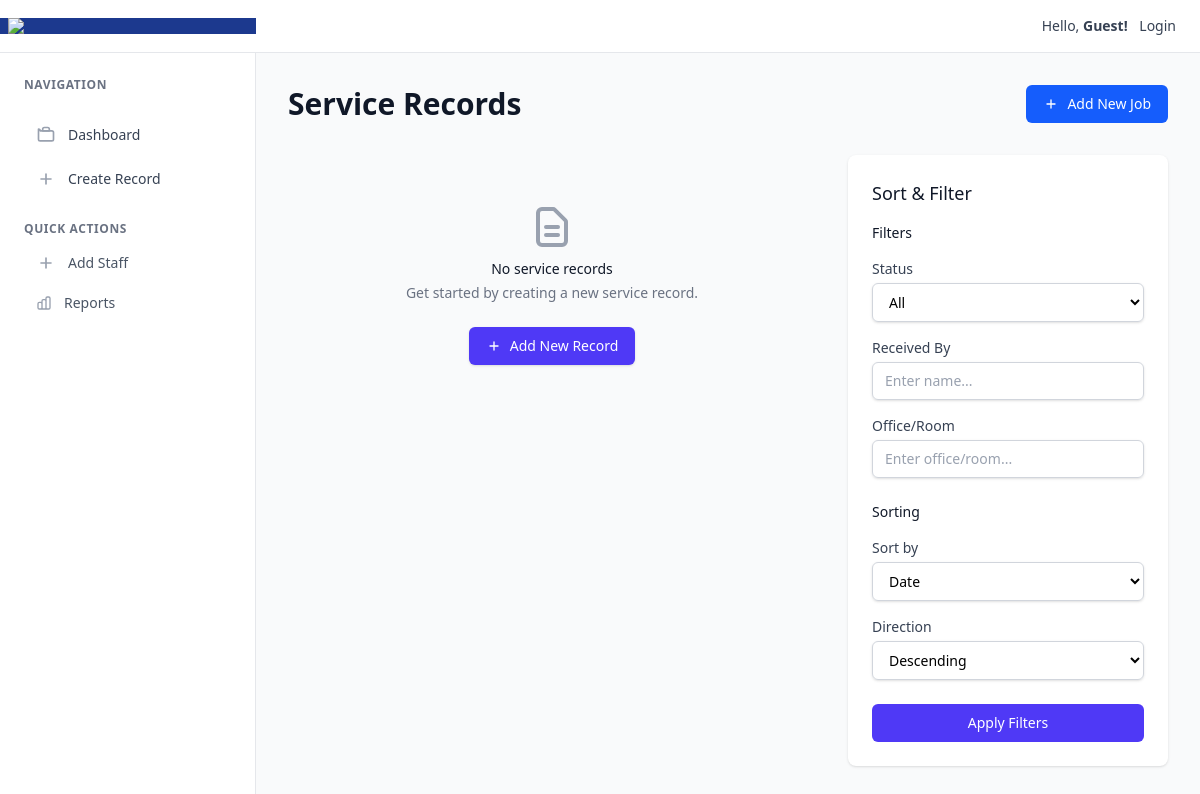
Before: / with the older database file.
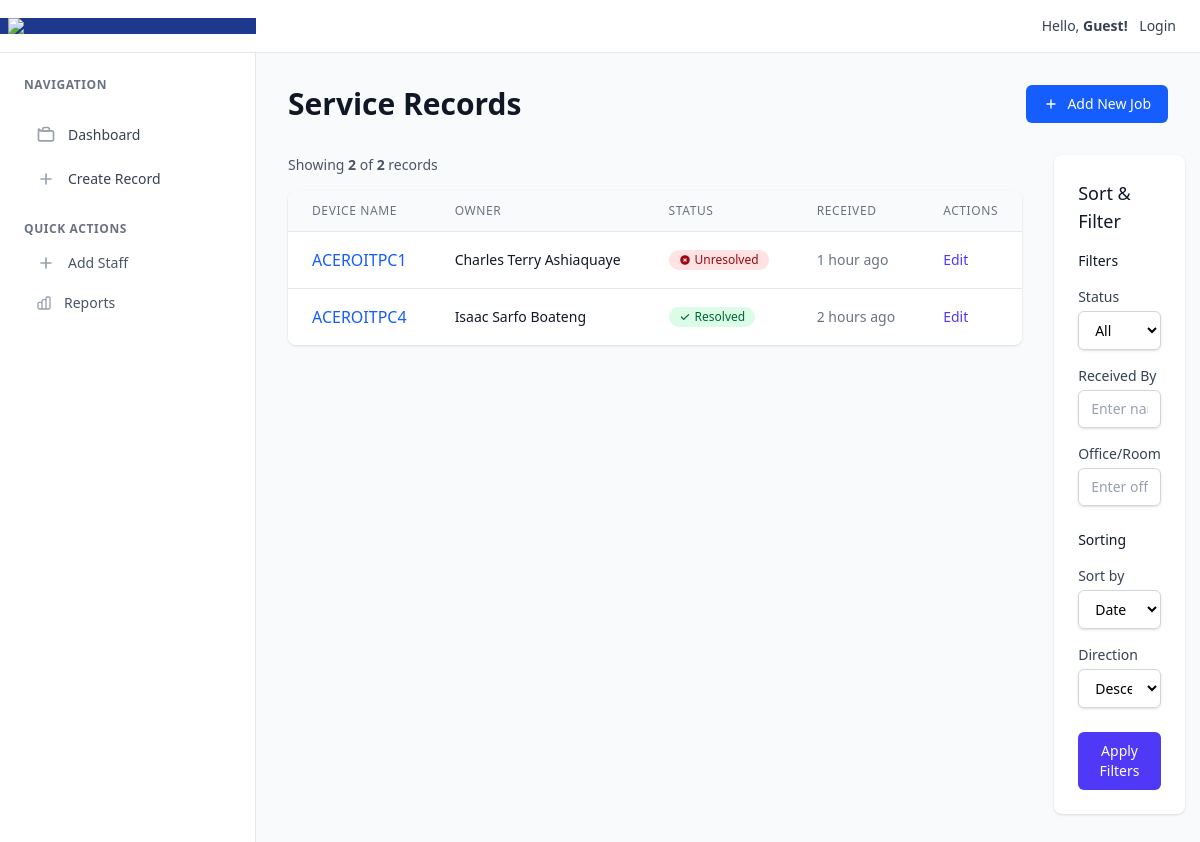
After: the same page with the newer database file.
### service_tracker/models.py (models this page shows, shortened)
class ServiceRecord(models.Model):
    class DeviceType(models.TextChoices):
        AIO = 'aio', 'AIO'
        LAPTOP = 'laptop', 'Laptop'
        SYSTEM_UNIT = 'system unit', 'System Unit'
        MONITOR = 'monitor', 'Monitor'
        OTHER = 'other', 'Other'
    class ProblemType(models.TextChoices):
        NETWORK = 'network', 'Network'
        SOFTWARE = 'software', 'Software'
        HARDWARE = 'hardware', 'Hardware'
        OTHER = 'other', 'Other'
    class District(models.TextChoices):
        ADENTA = 'adenta', 'Adenta'
        LEGON = 'legon', 'Legon'
        TESHIE = 'teshie', 'Teshie'
        MAKOL = 'makola', 'Makola'
        ROMAN_RIDGE = 'roman ridge', 'Roman Ridge'
        DODOWA = 'dodowa', 'Dodowa'
        MAMPONG = 'mampong', 'Mampong'
        KWABENYA = 'kwabenya', 'Kwabenya'
        REGIONAL_OFFICE = 'regional office', 'Regional office'
    requester_name = models.CharField(max_length=100)
    requester_contact = models.CharField(max_length=10)
    device_name = models.CharField(max_length=50)
    device_type = models.CharField(choices=DeviceType.choices, default=DeviceType.SYSTEM_UNIT, max_length=20)
    problem_type = models.CharField(choices=ProblemType.choices , default=ProblemType.SOFTWARE, max_length=10)
    problem_desc = models.TextField(blank=True, null=True)
    district = models.CharField(choices=District.choices, default=District.REGIONAL_OFFICE, max_length=20)
    room_number= models.CharField(max_length=3, blank=True, null=True)
    received_at = models.DateTimeField(auto_now_add=True)
    returned_at = models.DateTimeField(blank=True, null=True)
    received_by = models.ForeignKey(User, on_delete=models.SET_NULL, blank=True, null=True, related_name='received_jobs')
    is_resolved = models.BooleanField(default=False)
    class Meta:
        ordering = ['-received_at']

### service_tracker/views.py (the view)
# urls.py: path('', views.index, name='index'),
def index(request):
    records = ServiceRecord.objects.all()
    status_filter = request.GET.get('status')
    received_by_filter = request.GET.get('received_by')
    office_filter = request.GET.get('office')
    if status_filter:
        if status_filter == 'resolved':
            records = records.filter(is_resolved=True)
        elif status_filter == 'unresolved':
            records = records.filter(is_resolved=False)
    if received_by_filter:
        records = records.filter(received_by__icontains=received_by_filter)
    if office_filter:
        records = records.filter(room_number__icontains=office_filter)
    sort_fields = {
        'received_at': 'Date',
        'requester_name': 'Name',
        'is_resolved': 'Resolved',
        }
    sort = request.GET.get('s', '-received_at')
    direction = request.GET.get('d', 'dsc')
    if sort not in sort_fields:
        sort = 'received_at'
    if direction == 'dsc':
        sort = f'-{sort}'
    records = records.order_by(sort)
    paginator = Paginator(records, per_page=12, allow_empty_first_page=True)
    page_number = request.GET.get('page')
    page_obj = paginator.get_page(page_number)
    custom_range = page_obj.paginator.get_elided_page_range(
        number=page_obj.number,
        on_ends=1
    )
    context = {
        'records': page_obj,
        'custom_range': custom_range,
        'sort_fields': sort_fields,
    }
    return render(request, 'service_tracker/index.html', context)

### service_tracker/templates/service_tracker/index.html (shortened to what this page needs)
{% extends 'base.html' %}
{% load custom_filters %}
{% block content %}
<div class="px-4 sm:px-6 lg:px-8 py-8">
        <div class="mb-8">
            <div class="flex justify-between items-center">
                <h1 class="text-3xl font-bold text-gray-900">Service Records</h1>
                <a href="{% url 'service_tracker:create-job' %}"
                   class="inline-flex items-center px-4 py-2 border border-transparent text-sm font-medium rounded-md text-white bg-blue-600 hover:bg-blue-700 focus:outline-none focus:ring-2 focus:ring-offset-2 focus:ring-blue-500 transition-colors duration-200">
                    <svg class="w-4 h-4 mr-2" fill="none" stroke="currentColor" viewBox="0 0 24 24">
                        <path stroke-linecap="round" stroke-linejoin="round" stroke-width="2" d="M12 6v6m0 0v6m0-6h6m-6 0H6"></path>
                    </svg>
                    Add New Job
                </a>
            </div>
        </div>
        <div class="flex flex-col lg:flex-row gap-8">
            <div class="flex-1">
                {% if records %}
                <div class="mb-4 text-sm text-gray-600">
                    Showing <span class="font-semibold">{{ records|length }}</span> of <span class="font-semibold">{{ records.paginator.count }}</span> records
                </div>
                <div class="bg-white shadow-sm rounded-lg overflow-hidden">
                    <div class="overflow-x-auto">
                        <table class="min-w-full divide-y divide-gray-200">
                            <thead class="bg-gray-50">
                                <tr>
                                    <th class="px-6 py-3 text-left text-xs font-medium text-gray-500 uppercase tracking-wider">
                                        Device Name
                                    </th>
                                    <th class="px-6 py-3 text-left text-xs font-medium text-gray-500 uppercase tracking-wider">
                                        Owner
                                    </th>
                                    <th class="px-6 py-3 text-left text-xs font-medium text-gray-500 uppercase tracking-wider">
                                        Status
                                    </th>
                                    <th class="px-6 py-3 text-left text-xs font-medium text-gray-500 uppercase tracking-wider">
                                        Received
                                    </th>
                                    <th class="px-6 py-3 text-left text-xs font-medium text-gray-500 uppercase tracking-wider">
                                        Actions
                                    </th>
                                </tr>
                            </thead>
                            <tbody class="bg-white divide-y divide-gray-200">
                                {% for record in records %}
                                <tr class="hover:bg-gray-50 transition-colors duration-150">
                                    <td class="px-6 py-4 whitespace-nowrap">
                                        <a href="{% url 'service_tracker:detail' record.id %}"
                                           class="text-blue-600 hover:text-blue-800 font-medium hover:underline">
                                            {{ record.device_name|upper }}
                                        </a>
                                    </td>
                                    <td class="px-6 py-4 whitespace-nowrap text-sm text-gray-900">
                                        {{ record.requester_name }}
                                    </td>
                                    <td class="px-6 py-4 whitespace-nowrap">
                                        {% if record.is_resolved %}
                                        <span class="inline-flex items-center px-2.5 py-0.5 rounded-full text-xs font-medium bg-green-100 text-green-800">
                                            <svg class="w-3 h-3 mr-1" fill="currentColor" viewBox="0 0 20 20">
                                                <path fill-rule="evenodd" d="M16.707 5.293a1 1 0 010 1.414l-8 8a1 1 0 01-1.414 0l-4-4a1 1 0 011.414-1.414L8 12.586l7.293-7.293a1 1 0 011.414 0z" clip-rule="evenodd"></path>
                                            </svg>
                                            Resolved
                                        </span>
                                        {% else %}
                                        <span class="inline-flex items-center px-2.5 py-0.5 rounded-full text-xs font-medium bg-red-100 text-red-800">
                                            Unresolved
                                        </span>
                                        {% endif %}
                                    </td>
                                    <td class="px-6 py-4 whitespace-nowrap text-sm text-gray-500">
                                        {{ record.received_at|timesince|short }} ago
                                    </td>
                                    <td class="px-6 py-4 whitespace-nowrap text-sm font-medium">
                                        <a href="{% url 'service_tracker:edit' record.id %}"
                                           class="text-indigo-600 hover:text-indigo-900 transition-colors duration-200">
                                            Edit
                                        </a>
                                    </td>
                                </tr>
                                {% endfor %}
                            </tbody>
                        </table>
                    </div>
                </div>
                {% else %}
                <div class="text-center py-12">
                    <svg class="mx-auto h-12 w-12 text-gray-400" fill="none" stroke="currentColor" viewBox="0 0 24 24">
                        <path stroke-linecap="round" stroke-linejoin="round" stroke-width="2" d="M9 12h6m-6 4h6m2 5H7a2 2 0 01-2-2V5a2 2 0 012-2h5.586a1 1 0 01.707.293l5.414 5.414a1 1 0 01.293.707V19a2 2 0 01-2 2z"></path>
                    </svg>
                    <h3 class="mt-2 text-sm font-medium text-gray-900">No service records</h3>
                    <p class="mt-1 text-sm text-gray-500">Get started by creating a new service record.</p>
                    <div class="mt-6">
                        <a href="{% url 'service_tracker:create-job' %}"
                           class="inline-flex items-center px-4 py-2 border border-transparent shadow-sm text-sm font-medium rounded-md text-white bg-indigo-600 hover:bg-indigo-700 focus:outline-none focus:ring-2 focus:ring-offset-2 focus:ring-indigo-500">
                            <svg class="w-4 h-4 mr-2" fill="none" stroke="currentColor" viewBox="0 0 24 24">
                                <path stroke-linecap="round" stroke-linejoin="round" stroke-width="2" d="M12 6v6m0 0v6m0-6h6m-6 0H6"></path>
                            </svg>
                            Add New Record
                        </a>
                    </div>
                </div>
                {% endif %}
            </div>
            <div class="lg:w-80">
                <div class="bg-white shadow-sm rounded-lg p-6">
                    <h2 class="text-lg font-medium text-gray-900 mb-4">Sort & Filter</h2>
                    <form method="get" class="space-y-6">
                        <div class="space-y-4">
                            <h3 class="text-sm font-medium text-gray-900">Filters</h3>
                            <div>
                                <label for="status-select" class="block text-sm font-medium text-gray-700 mb-1">
                                    Status
                                </label>
                                <select name="status" id="status-select"
                                        class="block w-full px-3 py-2 border border-gray-300 rounded-md shadow-sm focus:outline-none focus:ring-indigo-500 focus:border-indigo-500 sm:text-sm">
                                    <option value="">All</option>
                                </select>
                            </div>
                            <div>
                                <label for="received-by-input" class="block text-sm font-medium text-gray-700 mb-1">
                                    Received By
                                </label>
                                <input type="text"
                                       name="received_by"
                                       id="received-by-input"
                                       value="{{ request.GET.received_by }}"
                                       placeholder="Enter name..."
                                       class="block w-full px-3 py-2 border border-gray-300 rounded-md shadow-sm placeholder-gray-400 focus:outline-none focus:ring-indigo-500 focus:border-indigo-500 sm:text-sm">
                            </div>
                            <div>
                                <label for="office-input" class="block text-sm font-medium text-gray-700 mb-1">
                                    Office/Room
                                </label>
                                <input type="text"
                                       name="office"
                                       id="office-input"
                                       value="{{ request.GET.office }}"
                                       placeholder="Enter office/room..."
                                       class="block w-full px-3 py-2 border border-gray-300 rounded-md shadow-sm placeholder-gray-400 focus:outline-none focus:ring-indigo-500 focus:border-indigo-500 sm:text-sm">
                            </div>
                        </div>
                        <div class="space-y-4">
                            <h3 class="text-sm font-medium text-gray-900">Sorting</h3>
                            <div>
                                <label for="sort-select" class="block text-sm font-medium text-gray-700 mb-1">
                                    Sort by
                                </label>
                                <select name="s" id="sort-select"
                                        class="block w-full px-3 py-2 border border-gray-300 rounded-md shadow-sm focus:outline-none focus:ring-indigo-500 focus:border-indigo-500 sm:text-sm">
                                    {% for key, value in sort_fields.items %}
                                    <option value="{{ key }}" {% if request.GET.s == key %}selected{% endif %}>{{ value }}</option>
                                    {% endfor %}
                                </select>
                            </div>
                            <div>
                                <label for="direction-select" class="block text-sm font-medium text-gray-700 mb-1">
                                    Direction
                                </label>
                                <select name="d" id="direction-select"
                                        class="block w-full px-3 py-2 border border-gray-300 rounded-md shadow-sm focus:outline-none focus:ring-indigo-500 focus:border-indigo-500 sm:text-sm">
                                    <option value="dsc" {% if request.GET.d == 'dsc' or not request.GET.d %}selected{% endif %}>Descending</option>
                                </select>
                            </div>
                        </div>
                        <div>
                            <button type="submit"
                                    class="w-full inline-flex justify-center items-center px-4 py-2 border border-transparent text-sm font-medium rounded-md text-white bg-indigo-600 hover:bg-indigo-700 focus:outline-none focus:ring-2 focus:ring-offset-2 focus:ring-indigo-500 transition-colors duration-200">
                                Apply Filters
                            </button>
                        </div>
                    </form>
                </div>
            </div>
        </div>
    </div>
{% endblock %}

Changed rows visible on the page:
added ServiceRecord: device_name "ACEROITPC1", requester_name "Charles Terry Ashiaquaye", is_resolved False (drawn), received_at|short "1 hour"
added ServiceRecord: device_name "ACEROITPC4", requester_name "Isaac Sarfo Boateng", is_resolved True (drawn), received_at|short "2 hours"
Other visible differences:
{{ records|length }}: (not shown) → "2"
{{ records.paginator.count }}: (not shown) → "2"
text no longer shown: "No service records Get started by creating a new service record. Add New Record"
text now shown: "Showing of records DEVICE NAME OWNER STATUS RECEIVED ACTIONS"
